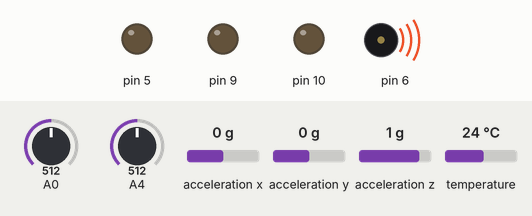
The sketch below on a simulated Arduino Leonardo, built with avr-gcc and run on an emulated ATmega32U4. Parts: output pins drawn as LEDs (lit = HIGH), buzzer (waves = sounding). The inputs (shaded band) are chosen by the test bench; at power-on: acceleration y 0 g, acceleration x 0 g, acceleration z 1 g, A0 = 512, A4 = 512, temperature 24 °C. USB keyboard and mouse output is not drawn; what the sketch prints to the serial monitor is not drawn.

Above: at 1.2 s.
1.3 s: acceleration y set to 0.9 g
4.3 s: acceleration y set to 1.2 g
At 5.9 s:
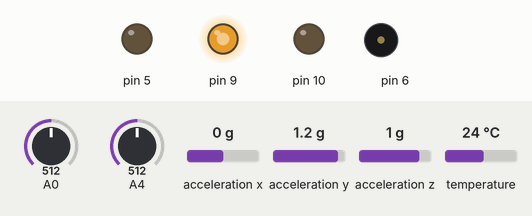
6.2 s: acceleration x set to 1.4 g
At 7.3 s:
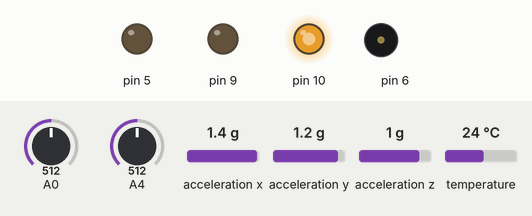
7.7 s: acceleration z set to 1.2 g
9.2 s: acceleration z set to 1.5 g
At 9.6 s:
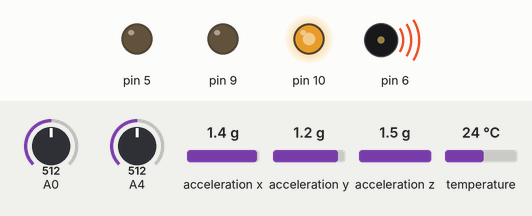
10.7 s: acceleration z set to -1.4 g
At 12.2 s:
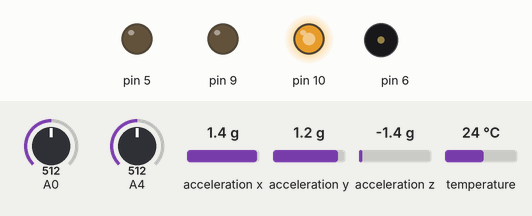
Timing chart, 0 to 13.6 s (numbered marks = the images above; inputs shaded):
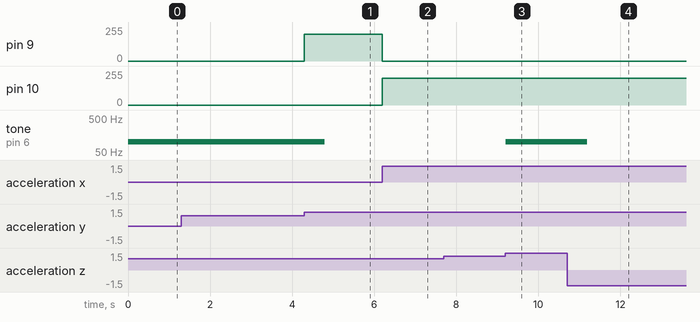

Measured:
- the behaviour switches between 1 and 1.1 g on acceleration y (found by bisection; images 0 and 1)
- the behaviour switches between 1.3 and 1.4 g on acceleration z (found by bisection; images 2 and 3)
- after the input at 4.3 s, pin 9: 0/255 → 200/255 at once; tone on pin 6: 100 Hz → silent after 0.50 s
- after the input at 6.2 s, pin 9: 200/255 → 0/255 at once; pin 10: 0/255 → 200/255 at once
- after the input at 9.2 s, tone on pin 6: silent → 100 Hz at once
- after the input at 10.7 s, tone on pin 6: 100 Hz → silent after 0.50 s

The sketch:

wasd.ino
```cpp
/*
*
* MORE INFORMATION AT https://manu354.github.io/tank/
*
 * Manu Masson
 * Reddam house
 *
 * TANK
 *
 * To control a processing game by using different sensors.
 *
 * This code uses the buttons, slider, speaker, thermometer and the accelorometer built into the esploroa.
 *
 * (On processing info)
 *
 * Todo: Implement more sensors into the game.
 *
 */


#include <Esplora.h>
#include <Keyboard.h>
void setup() {
  Serial.begin(9600);
  Keyboard.begin();
}

void loop() {
  // read from sensors
  int slider = Esplora.readSlider();
  int temp = Esplora.readTemperature(DEGREES_C);
  int joystick = Esplora.readJoystickX();

  // print all sensors to Serial monitor on 1 line with a comma in between
  Serial.print(slider);
  Serial.print(",");
  Serial.print(temp);
  Serial.print(",");
  Serial.print(joystick);
  Serial.println();
  int xAxis = Esplora.readAccelerometer(X_AXIS);    // read the X axis
  int yAxis = Esplora.readAccelerometer(Y_AXIS);    // read the Y axis
  int zAxis = Esplora.readAccelerometer(Z_AXIS);    // read the Z axis

  if(yAxis > 150 && yAxis > xAxis && yAxis > zAxis){
    Esplora.writeRGB(0,0,200);
    Keyboard.press('w');
  }
  else if (xAxis < -100 && abs(xAxis) > zAxis && abs(xAxis) > yAxis){
   Esplora.writeRGB(200,0,0);
  Keyboard.press('d');
  }

  else if (yAxis < -100 && abs(yAxis) > xAxis && abs(yAxis) > zAxis){
    Esplora.writeRGB(200,200, 0);
    Keyboard.press('s');
  }
  else if (xAxis > 100 && abs(xAxis) > zAxis && abs(xAxis) > yAxis){
    Esplora.writeRGB(0,200,0);
    Keyboard.press('a');
  }
  else if (Esplora.readButton(1) == LOW){
    Esplora.tone(100, 500) ;
   Keyboard.write(' ');
  }

  else{
  Keyboard.releaseAll();      // release all the keys
  }
}
```
